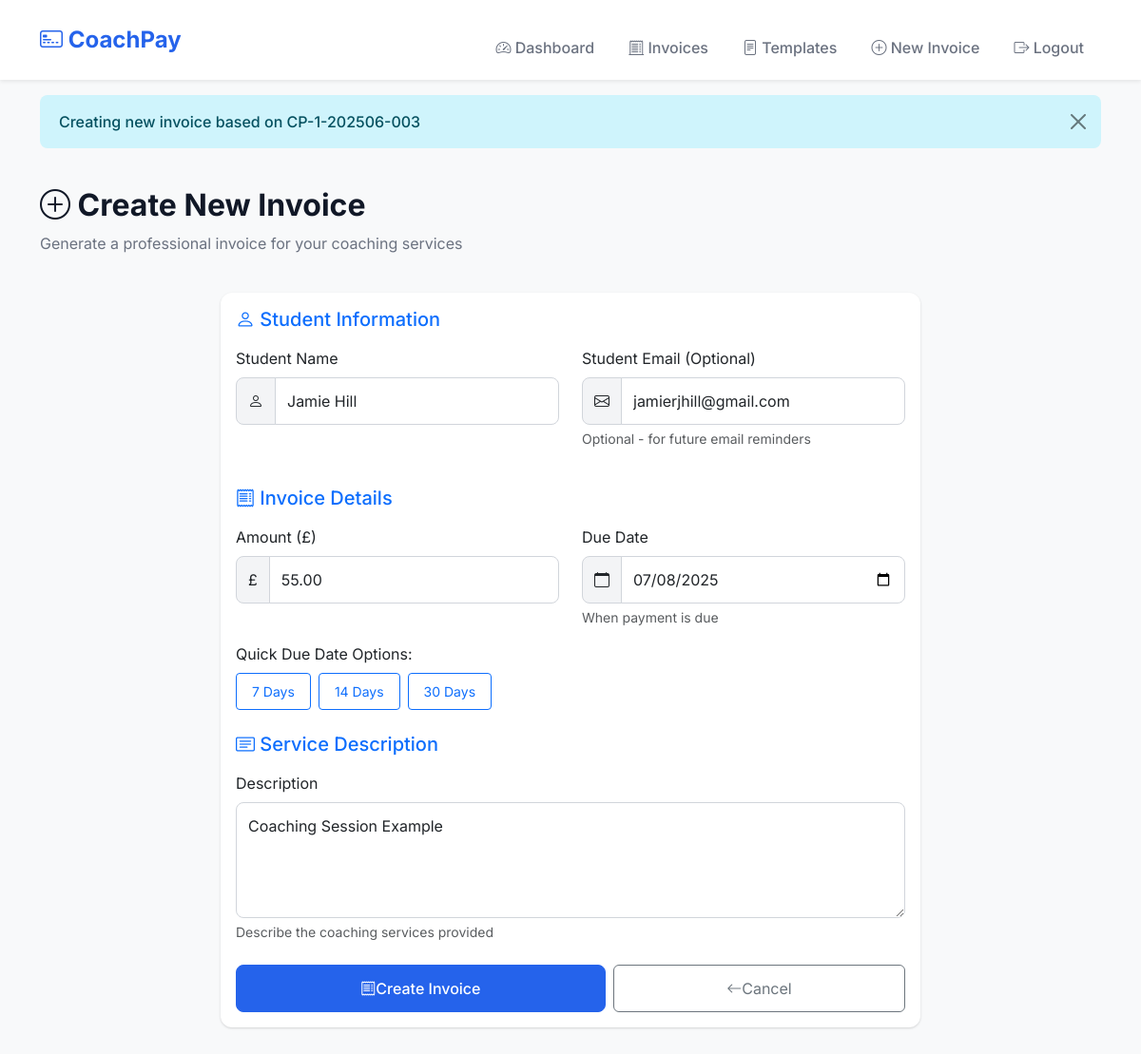
Screenshot of /repeat-invoice/3 (signed in) with the database file from the repository.
### app.py (models this page shows, shortened)
class Invoice(db.Model):
    id = db.Column(db.Integer, primary_key=True)
    coach_id = db.Column(db.Integer, db.ForeignKey('coach.id'), nullable=False)
    template_id = db.Column(db.Integer, db.ForeignKey('invoice_template.id'), nullable=True)
    invoice_number = db.Column(db.String(50), unique=True, nullable=False)
    student_name = db.Column(db.String(100), nullable=False)
    student_email = db.Column(db.String(120))
    date_issued = db.Column(db.Date, nullable=False, default=datetime.utcnow().date())
    due_date = db.Column(db.Date, nullable=False)
    amount = db.Column(sa.Numeric(10, 2), nullable=False)
    description = db.Column(db.Text, nullable=False)
    status = db.Column(db.String(20), default='pending')  # pending, paid, overdue
    created_at = db.Column(db.DateTime, default=datetime.utcnow)
    paid_at = db.Column(db.DateTime)

### app.py (the view)
@app.route('/repeat-invoice/<int:invoice_id>')
@login_required
def repeat_invoice(invoice_id):
    original_invoice = Invoice.query.filter_by(
        id=invoice_id,
        coach_id=session['coach_id']
    ).first_or_404()
    form = InvoiceForm()
    form.student_name.data = original_invoice.student_name
    form.student_email.data = original_invoice.student_email
    form.amount.data = original_invoice.amount
    form.description.data = original_invoice.description
    form.due_date.data = datetime.now().date() + timedelta(days=14)
    flash(f'Creating new invoice based on {original_invoice.invoice_number}', 'info')
    return render_template('create_invoice.html', form=form)

### app.py
class InvoiceForm(FlaskForm):
    student_name = StringField('Student Name', validators=[DataRequired(), Length(min=2, max=100)])
    student_email = EmailField('Student Email (Optional)', validators=[Email()])
    amount = DecimalField('Amount (£)', validators=[DataRequired(), NumberRange(min=0.01, max=9999.99)])
    description = TextAreaField('Description', validators=[DataRequired(), Length(max=500)])
    due_date = DateField('Due Date', validators=[DataRequired()])

### app.py (called while the page is built)
def login_required(f):
    @wraps(f)
    def decorated_function(*args, **kwargs):
        if 'coach_id' not in session:
            flash('Please log in to access this page.', 'warning')
            return redirect(url_for('login'))
        return f(*args, **kwargs)
    return decorated_function

@app.after_request
def after_request(response):
    response.headers['X-Content-Type-Options'] = 'nosniff'
    response.headers['X-Frame-Options'] = 'DENY'
    response.headers['X-XSS-Protection'] = '1; mode=block'
    if not is_development:
        response.headers['Strict-Transport-Security'] = 'max-age=31536000; includeSubDomains'
    response.headers['Content-Security-Policy'] = ("default-src 'self'; "
                                                   "script-src 'self' 'unsafe-inline' https://cdn.jsdelivr.net; "
                                                   "style-src 'self' 'unsafe-inline' https://cdn.jsdelivr.net https://fonts.googleapis.com; "
                                                   "font-src 'self' https://cdn.jsdelivr.net https://fonts.gstatic.com; "
                                                   "img-src 'self' data:;")
    return response

### templates/create_invoice.html (shortened to what this page needs)
{% extends "base.html" %}
{% block content %}
<div class="row mb-4">
    <div class="col-12">
        <h2 class="fw-bold">
            <i class="bi bi-plus-circle"></i>
            {% if template %}
                Create Invoice from Template: {{ template.name }}
            {% else %}
                Create New Invoice
            {% endif %}
        </h2>
        <p class="text-muted">
            {% if template %}
                Using template to generate a professional invoice
            {% else %}
                Generate a professional invoice for your coaching services
            {% endif %}
        </p>
    </div>
</div>
<div class="row">
    <div class="col-lg-8 mx-auto">
        <div class="card" id="invoiceFormCard">
            <div class="card-body">
                <form method="POST" id="invoiceForm"
                      {% if template %}action="{{ url_for('create_invoice_from_template', template_id=template.id) }}"{% endif %}>
                    <div class="form-section mb-4">
                        <h5 class="text-primary mb-3">
                            <i class="bi bi-person"></i> Student Information
                        </h5>
                        <div class="row">
                            <div class="col-md-6 mb-3">
                                {{ form.student_name.label(class="form-label") }}
                                <div class="input-group">
                                    <span class="input-group-text"><i class="bi bi-person"></i></span>
                                    {{ form.student_name(class="form-control", placeholder="e.g., John Smith", autocomplete="name") }}
                                </div>
                            </div>
                            <div class="col-md-6 mb-3">
                                {{ form.student_email.label(class="form-label") }}
                                <div class="input-group">
                                    <span class="input-group-text"><i class="bi bi-envelope"></i></span>
                                    {{ form.student_email(class="form-control", placeholder="john@example.com", autocomplete="email") }}
                                </div>
                                <div class="form-text">Optional - for future email reminders</div>
                            </div>
                        </div>
                    </div>
                    <div class="form-section mb-4">
                        <h5 class="text-primary mb-3">
                            <i class="bi bi-receipt"></i> Invoice Details
                        </h5>
                        <div class="row">
                            <div class="col-md-6 mb-3">
                                {{ form.amount.label(class="form-label") }}
                                <div class="input-group">
                                    <span class="input-group-text">£</span>
                                    {{ form.amount(class="form-control", step="0.01", placeholder="50.00", inputmode="decimal") }}
                                </div>
                            </div>
                            <div class="col-md-6 mb-3">
                                {{ form.due_date.label(class="form-label") }}
                                <div class="input-group">
                                    <span class="input-group-text"><i class="bi bi-calendar"></i></span>
                                    {{ form.due_date(class="form-control") }}
                                </div>
                                <div class="form-text">When payment is due</div>
                            </div>
                        </div>
                        <div class="mb-3">
                            <label class="form-label">Quick Due Date Options:</label>
                            <div class="d-flex gap-2 flex-wrap">
                                <button type="button" class="btn btn-outline-primary btn-sm" onclick="setDueDate(7)">
                                    7 Days
                                </button>
                                <button type="button" class="btn btn-outline-primary btn-sm" onclick="setDueDate(14)">
                                    14 Days
                                </button>
                                <button type="button" class="btn btn-outline-primary btn-sm" onclick="setDueDate(30)">
                                    30 Days
                                </button>
                            </div>
                        </div>
                    </div>
                    <div class="form-section mb-4">
                        <h5 class="text-primary mb-3">
                            <i class="bi bi-card-text"></i> Service Description
                        </h5>
                        <div class="mb-3">
                            {{ form.description.label(class="form-label") }}
                            {{ form.description(class="form-control", rows="4", placeholder="e.g., Tennis coaching sessions - January 2025 (4 x 1-hour sessions)") }}
                            <div class="form-text">Describe the coaching services provided</div>
                        </div>
                    </div>
                    <div class="d-flex gap-2 flex-column flex-sm-row">
                        <button type="submit" class="btn btn-primary flex-fill" id="submitBtn">
                            <i class="bi bi-receipt"></i>
                            {% if template %}
                                Create Invoice from Template
                            {% else %}
                                Create Invoice
                            {% endif %}
                        </button>
                        <a href="{{ url_for('templates') if template else url_for('invoices') }}" class="btn btn-outline-secondary flex-fill">
                            <i class="bi bi-arrow-left"></i> Cancel
                        </a>
                    </div>
                </form>
            </div>
        </div>
    </div>
</div>
{% endblock %}

### templates/base.html (style rules this page uses)
:root { --primary-color: #2563eb; --primary-hover: #1d4ed8; --success-color: #059669; --warning-color: #d97706; --danger-color: #dc2626; --text-muted: #6b7280; --border-radius: 0.75rem; --shadow: 0 1px 3px 0 rgba(0, 0, 0, 0.1), 0 1px 2px 0 rgba(0, 0, 0, 0.06); }
body { background-color: #f8f9fa; font-family: 'Inter', -apple-system, BlinkMacSystemFont, sans-serif; font-size: 16px; line-height: 1.5; -webkit-font-smoothing: antialiased; -moz-osx-font-smoothing: grayscale; }
.card { border: none; box-shadow: var(--shadow); border-radius: var(--border-radius); margin-bottom: 1rem; }
.btn-primary { background-color: var(--primary-color); border-color: var(--primary-color); font-weight: 500; padding: 0.75rem 1.5rem; border-radius: 0.5rem; }
.btn { min-height: 44px; display: inline-flex; align-items: center; justify-content: center; text-decoration: none; }
.btn-sm { min-height: 38px; padding: 0.5rem 1rem; }
.text-muted { color: var(--text-muted) !important; }
h1, h2, h3, h4, h5, h6 { color: #111827; line-height: 1.25; }
.form-control, .form-select { padding: 0.75rem; border-radius: 0.5rem; border: 1px solid #d1d5db; font-size: 16px; }
.input-group-text { padding: 0.75rem; border-radius: 0.5rem 0 0 0.5rem; background-color: #f3f4f6; border-color: #d1d5db; }

### rows the page displays
Invoice: student_name "Jamie Hill", student_email "jamierjhill@gmail.com", amount "55.00", due_date "07/08/2025", description "Coaching Session Example"

### other values shown
{{ message }} "Creating new invoice based on CP-1-202506-003"
